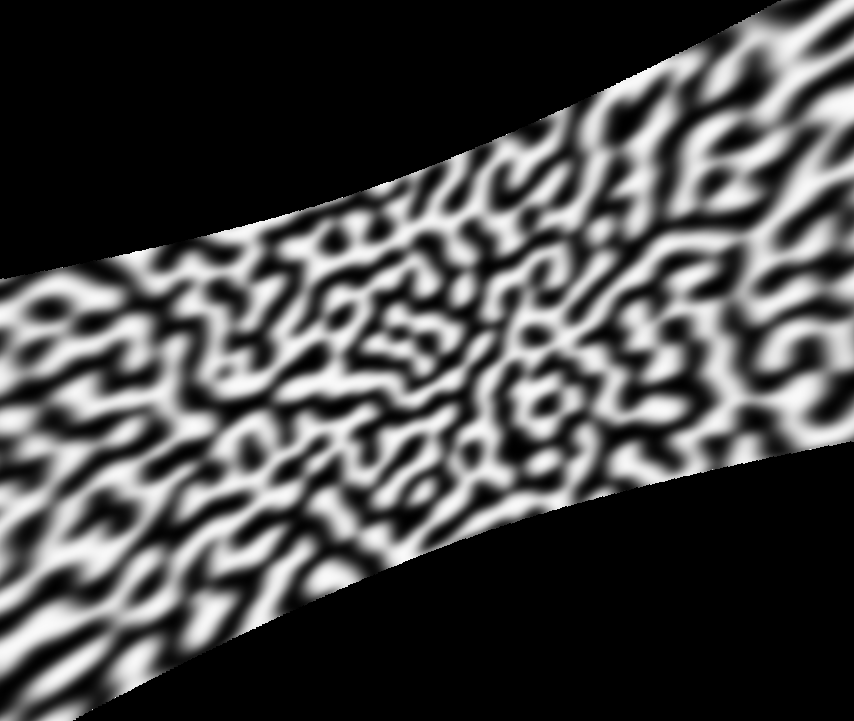
#> input picture presentation-imgs/2-leo-orig.png, 854 x 721 px
$ python random-disable-pixels.py 5 ../presentation-imgs/2-leo-orig.png out.png
#> lines starting #> are read from the running program, lines starting #| are printed output that depends on the picture; after the words box and inside, x2 and y2 are one past the last pixel; in counts of white or black regions, pixels touching at a corner belong together
### utils/img.py
#!/usr/bin/python
# -*- coding: utf-8 -*-
from __future__ import division, print_function

#from PIL import Image
import numpy as np
import cv2

# Pillow PNG stuff
def img(path):
    im = Image.open(path)
    return np.array(im.getdata()).reshape((im.width, im.height, 3))

# [59 lines left out: functions write, read_pgm, read_ppm, not called in this run]

def read_img(fname):

#> called with fname = '../presentation-imgs/2-leo-orig.png'
    img = cv2.imread(fname, -1)
#> img is the input picture: shape (721, 854, 4); mean B, G, R, A 71.9, 71.9, 71.9, 146.7

    if len(img.shape) == 3:
        img = cv2.cvtColor(img, cv2.COLOR_BGR2RGB)
#> img: shape (721, 854, 3)

    return img.astype('float64'), 65535 if img.dtype == 'uint16' else 255

    # [10 lines of commented-out code are left out]

# [37 lines left out: functions save_pgm, save_ppm, not called in this run]

def write_img(fname, arr, depth=16):


    img = arr.astype('uint' + str(depth))

    if len(img.shape) == 3:
        img = cv2.cvtColor(img, cv2.COLOR_BGR2RGB)

    cv2.imwrite(fname, img)

    # [6 lines of commented-out code are left out]

# [7 lines that do not run on import are left out]

### utils/random-disable-pixels.py
#!/usr/bin/python3

from img import *
import numpy as np

import argparse
arg_parser = argparse.ArgumentParser()

arg_parser.add_argument("seed", help="Random mask seed", type=int, default=1)
arg_parser.add_argument("img", help="Input image")
arg_parser.add_argument("out", help="Maksed image")
arg_parser.add_argument("--block-size", help="Size of a cut out block", type=int, default=5)
arg_parser.add_argument("--white", help="Mask with white instead of black", action='store_true')

args = arg_parser.parse_args()

bs=args.block_size

img, depth = read_img(args.img)
#> depth = 255

np.random.seed(args.seed)

offsets = np.random.randint(0, bs, (2,))

h, w = img.shape[:2]
#> h = 721; w = 854

low_res_mask = np.random.randint(0, 2, (h // bs + 1, w // bs + 1))

full_mask = np.zeros(img.shape)

for y in range(h):
    for x in range(w):
        if len(img.shape) == 2:
            full_mask[y, x] = low_res_mask[(y - offsets[0]) // bs, (x - offsets[1]) // bs]
        else:
            full_mask[y, x, :] = low_res_mask[(y - offsets[0]) // bs, (x - offsets[1]) // bs]
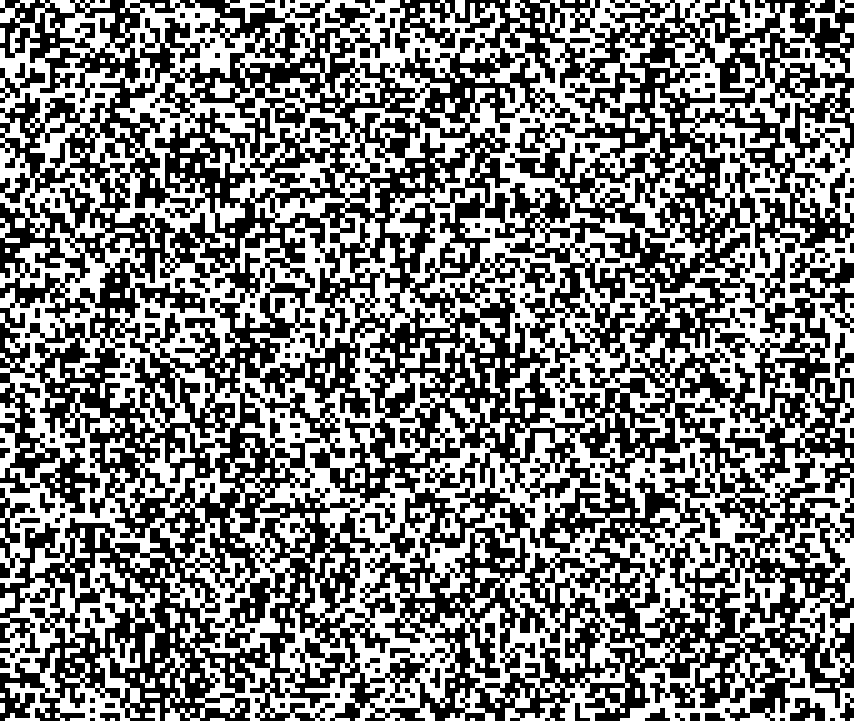
#> full_mask: shape (721, 854, 3) float64; values 0 (black) and 1 (white), 49.4% white; 104 white regions (6 under 20 px), largest, box (x1, y1, x2, y2) and area: (0, 0, 854, 721) 297182, (825, 383, 854, 448) 625, (650, 88, 675, 143) 525

out_img = img * full_mask
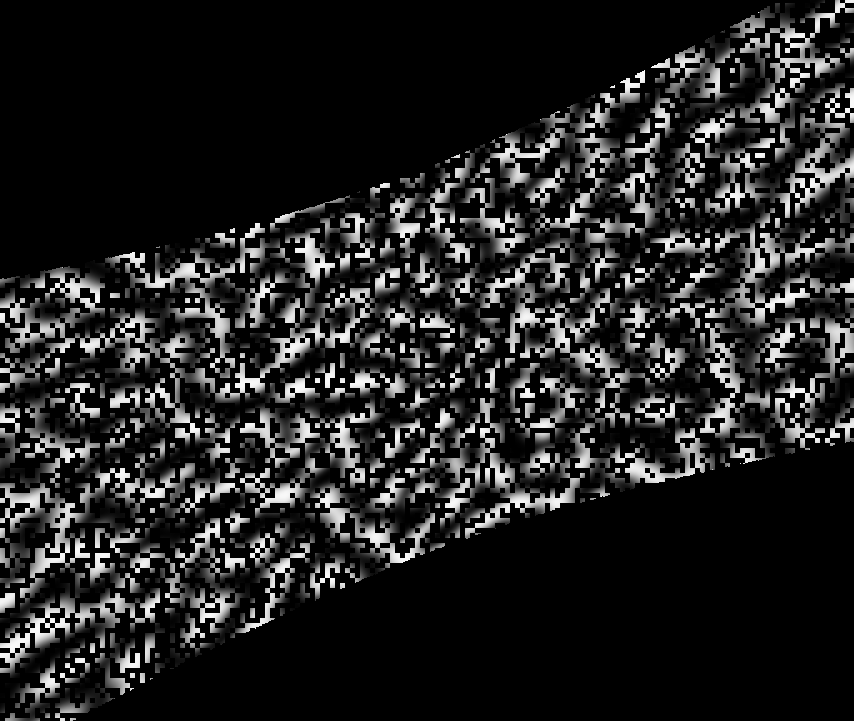
#> out_img: shape (721, 854, 3) float64; min 0, max 255, mean 35.5

if args.white:
    out_img[full_mask == 0] = depth

write_img(args.out, out_img, depth=16 if depth == 65535 else 8)

$ run again, on presentation-imgs/2-sine.png
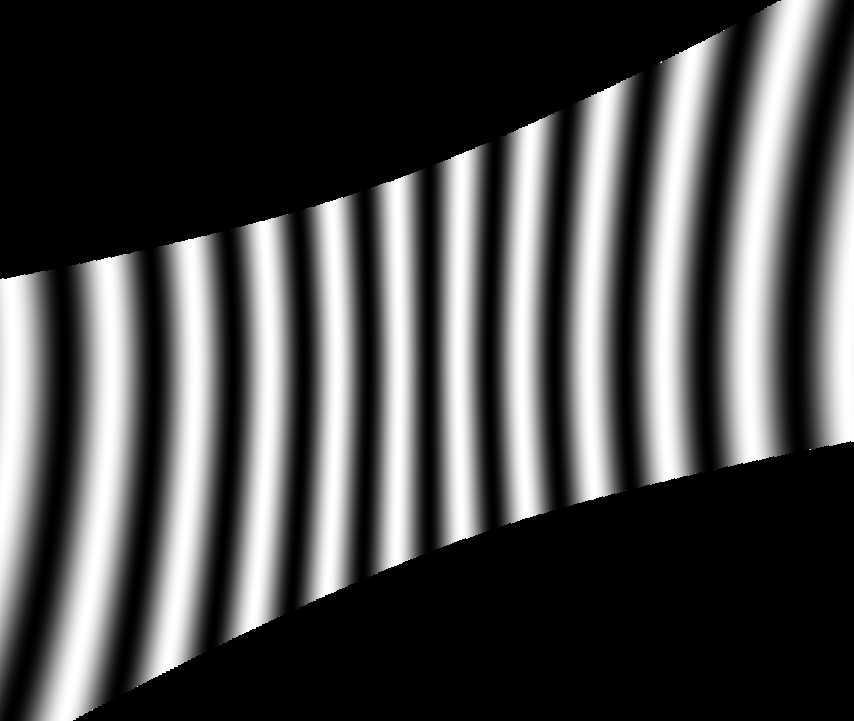
#> input picture presentation-imgs/2-sine.png, 854 x 721 px
#> in read_img, img is the input picture: shape (721, 854, 4); mean B, G, R, A 73.5, 73.5, 73.5, 146.7
#> depth = 255
#> `out_img = img * full_mask`:
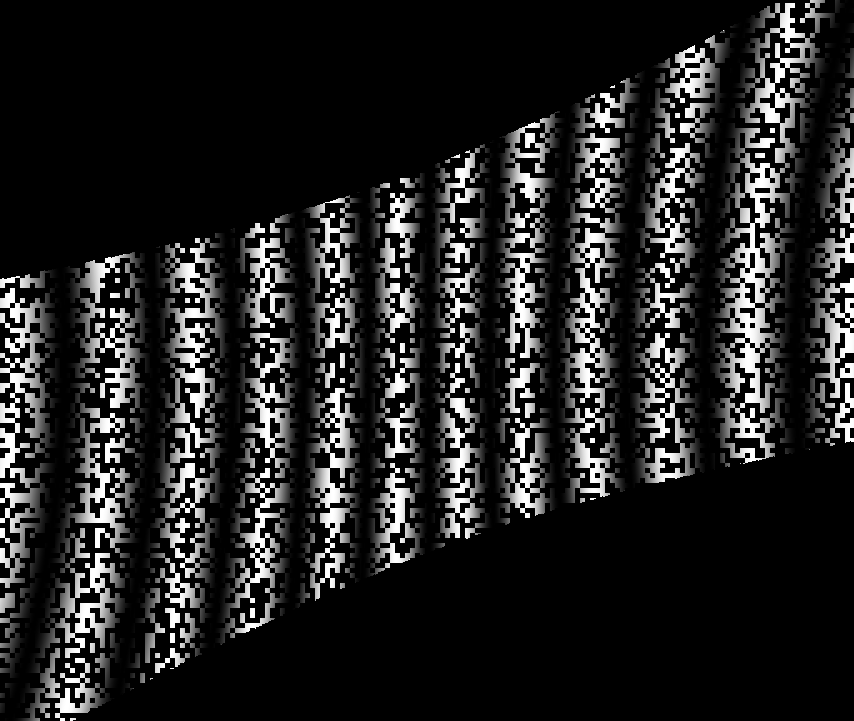
#> out_img: shape (721, 854, 3) float64; min 0, max 255, mean 36.3

$ run again, on presentation-imgs/cube-transform.png
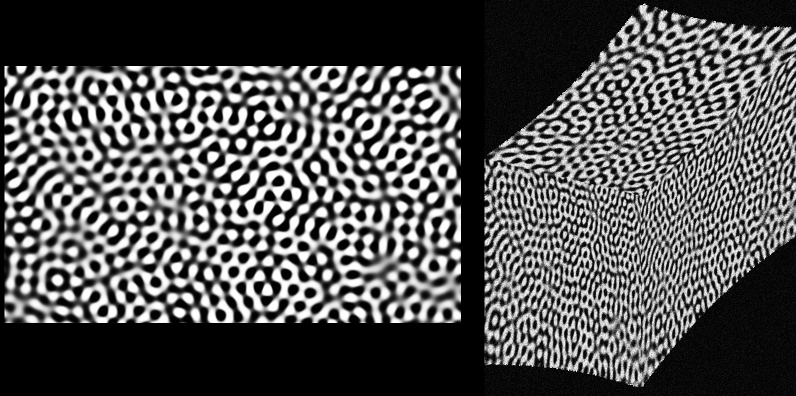
#> input picture presentation-imgs/cube-transform.png, 1592 x 792 px (shown at 1/2 size)
#> in read_img, img is the input picture: shape (792, 1592, 4); mean B, G, R, A 82.4, 82.4, 82.4, 194.5
#> depth = 255
#> after the loop `for y in range(h):`:
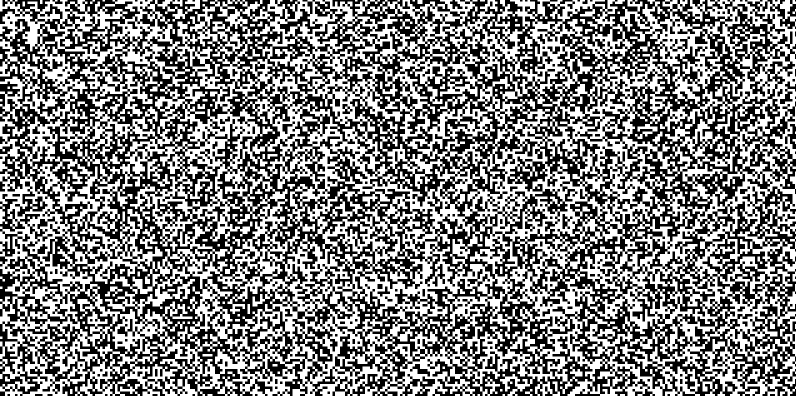
#> full_mask: shape (792, 1592, 3) float64 (shown at 1/2 size); values 0 (black) and 1 (white), 50% white; 177 white regions (5 under 20 px), largest, box (x1, y1, x2, y2) and area: (0, 0, 1592, 792) 621340, (280, 453, 315, 498) 650, (210, 573, 245, 593) 300
#> `out_img = img * full_mask`:
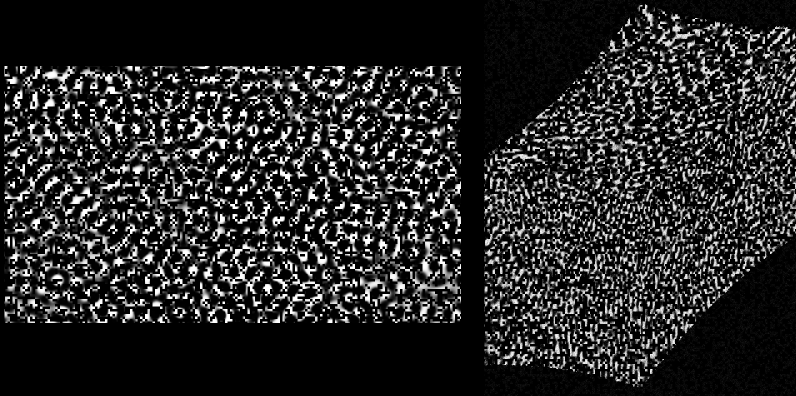
#> out_img: shape (792, 1592, 3) float64 (shown at 1/2 size); min 0, max 255, mean 41.1
